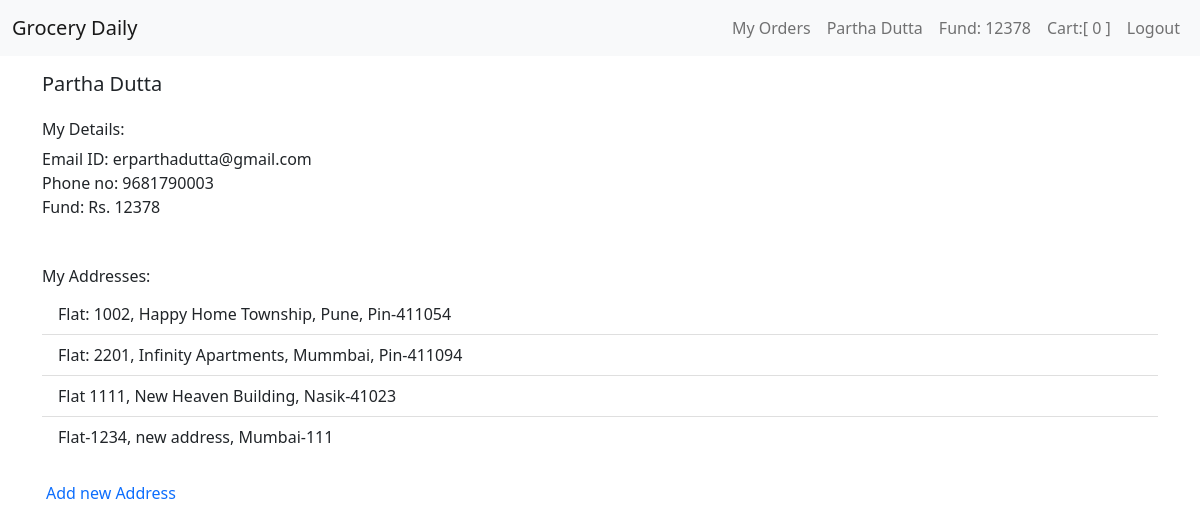
Before: /account (signed in) with the older database file.
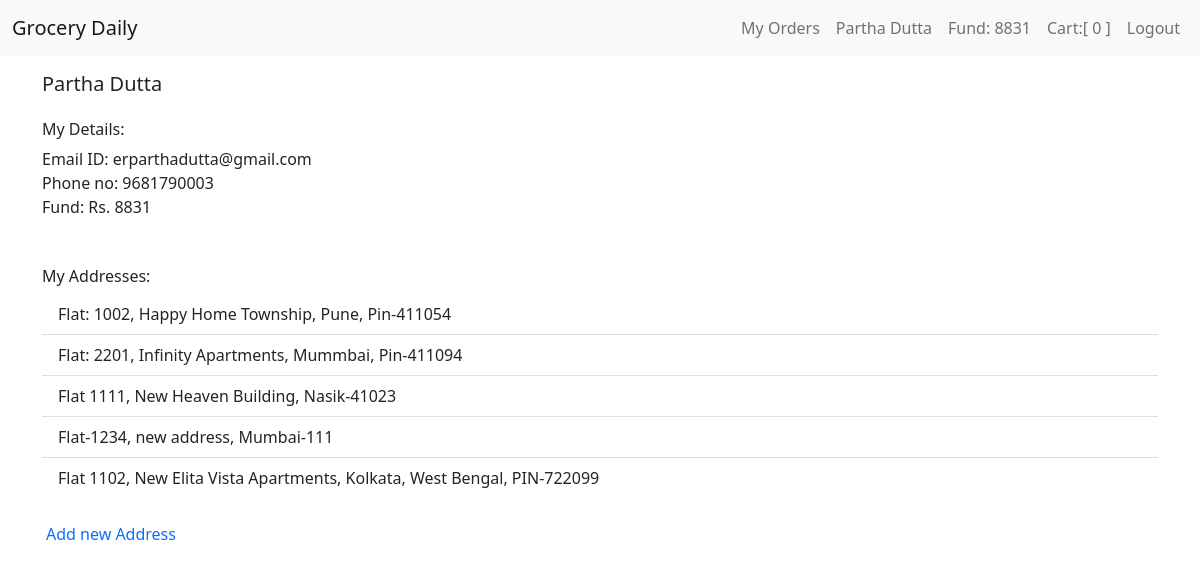
After: the same page with the newer database file.
### tables this page shows
CREATE TABLE users (user_id INTEGER PRIMARY KEY AUTOINCREMENT NOT NULL, name TEXT NOT NULL, email TEXT NOT NULL, phone INTEGER NOT NULL, hash TEXT NOT NULL, cash NUMERIC DEFAULT 0.00);

### app.py (the view)
@app.route("/account", methods=["GET", "POST"])
@login_required
def account():
    user_id = session["user_id"]
    user_data = db.execute("SELECT * FROM users WHERE user_id = ?;", user_id)
    address = db.execute("SELECT address FROM address WHERE user_id= ?", f'{user_id}')
    address = address[0]['address']
    address = json.loads(address)
    return render_template("account.html", user_data=user_data, address=address)

### app.py (called while the page is built)
@app.after_request
def after_request(response):
    response.headers["Cache-Control"] = "no-cache, no-store, must-revalidate"
    response.headers["Expires"] = 0
    response.headers["Pragma"] = "no-cache"
    return response

def login_required(f):
    @wraps(f)
    def decorated_function(*args, **kwargs):
        if session.get("user_id") is None:
            return redirect("/login")
        return f(*args, **kwargs)
    return decorated_function

### templates/account.html (shortened to what this page needs)
{% extends "layout.html" %}
{% block user %}
    {{ user_data[0]["name"] }}
{% endblock %}
{% block fund %}
    Fund: {{ user_data[0]["cash"] }}
{% endblock %}
{% block cart %}
    {{ cart|length }}
{% endblock %}
{% block main %}
    <div class="container mt-3">
        <div class="row justify-content-center">
            <div class="col-12">
                <h5>{{user_data[0]['name']}}</h5>
            </div>
        </div>
    </div>
    <div class="container mt-3">
        <div class="row justify-content-center">
            <div class="col-12">
                <h6>My Details:</h6>
            </div>
        </div>
        <div class="row justify-content-start">
            <div class="col-12">
                Email ID: {{user_data[0]['email']}}
            </div>
            <div class="col-12">
                Phone no: {{user_data[0]['phone']}}
            </div>
            <div class="col-12">
                Fund: Rs. {{user_data[0]['cash']}}
            </div>
        </div>
    </div>
    <div class="container mb- mt-5">
        <div class="row justify-content-start">
            <div class="col-12">
                <h6>My Addresses:</h6>
            </div>
        </div>
        <div class="row">
            <ul class="list-group-flush">
            {% for i in address %}
                <li class="list-group-item">{{ i['address'] }}</li>
            {% endfor %}
            </ul>
                <a class="nav-link" href="/add_address">Add new Address</a>
        </div>
    </div>
{% endblock %}

### templates/layout.html (shortened to what this page needs)
<!DOCTYPE html>
<html lang="en">
<head>
    <link href="https://cdn.jsdelivr.net/npm/bootstrap@5.1.3/dist/css/bootstrap.min.css" rel="stylesheet">
    <link href="/static/style.css" rel="stylesheet">
    <link href="https://cdn.jsdelivr.net/npm/bootstrap@5.1.3/dist/css/bootstrap.min.css" rel="stylesheet">
</head>
<body>
    <nav class="navbar navbar-expand-lg navbar-light bg-light">
        <div class="container-fluid">
            <a class="navbar-brand" href="/">Grocery Daily</a>
            <div class="collapse navbar-collapse" id="navbarSupportedContent">
                {% if session["user_id"] %}
                    <ul class="navbar-nav ms-auto mb-2 mb-lg-0">
                        <li class="nav-item">
                            <a class="nav-link" href="/orders">My Orders</a>
                        </li>
                        <li class="nav-item">
                            <a class="nav-link" href="/account">{% block user %}{% endblock %}</a>
                        </li>
                        <li class="nav-item">
                            <a class="nav-link" aria-current="page" href="/add_fund">{% block fund %}{% endblock %}</a>
                        </li>
                        <li class="nav-item">
                            <a class="nav-link" aria-current="page" href="/cart">Cart:[{% block cart %}{% endblock %}]</a>
                        </li>
                        <li class="nav-item">
                            <a class="nav-link" href="/logout">Logout</a>
                        </li>
                    </ul>
                {% endif %}
            </div>
        </div>
    </nav>
    <main class="container-fluid">
        {% block main %}{% endblock %}
    </main>
</body>
</html>

Changed rows visible on the page:
changed users "Partha Dutta": cash "12378" → "8831"
Other visible differences:
new list line: "Flat 1102, New Elita Vista Apartments, Kolkata, West Bengal, PIN-722099"
